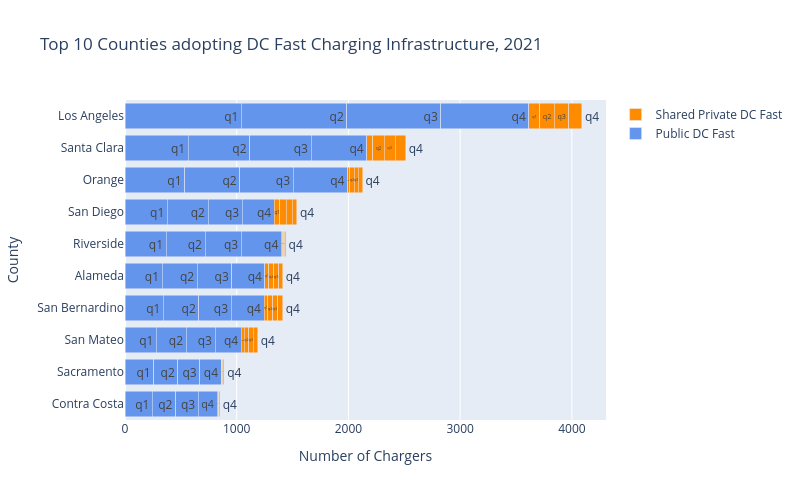

The notebook cell this image was saved under:
### Markdown cell above
### Visualizing DC Fast Charging

### Code cell
# Top 10 Counties Visualization

# Prepare the data
df = mapped21[["county", "public_dc_fast", "shared_private_dc_fast", "total", "quarter", "fips", "county_name"]].copy()
df = df[~df["county"].isin(["Total", "Unknown"])]


#  Identify the Top 10 Counties by combined total
# We sum the columns, find the top 10 unique county names, and convert to a list
top_10_counties = (
    df.groupby("county")[["public_dc_fast", "shared_private_dc_fast"]]
    .sum()
    .sum(axis=1)  # Combine both public and private totals
    .nlargest(10)  # Get the top 10 largest
    .index.tolist()
)

#  Filter original DataFrame to include ONLY those top 10 counties
# This preserves all 4 quarter rows for each of the top 10 counties
df_top10 = df[df["county"].isin(top_10_counties)].copy()

# Re-generate the quarter labels list tailored to the new filtered dataframe length
quarter_labels_top10 = ["q1", "q2", "q3", "q4"] * (len(df_top10) // 4)


# Build the plot using the filtered data
fig = go.Figure()

# Add trace for Public DC Fast Chargers
fig.add_trace(
    go.Bar(
        y=df_top10["county"],
        x=df_top10["public_dc_fast"],
        name="Public DC Fast",
        text=quarter_labels_top10, 
        orientation="h",
        marker=dict(color="cornflowerblue"),
    )
)

# Add trace for Shared Private DC Fast Chargers
fig.add_trace(
    go.Bar(
        y=df_top10["county"],
        x=df_top10["shared_private_dc_fast"],
        name="Shared Private DC Fast",
        text=quarter_labels_top10, 
        orientation="h",
        marker=dict(color="darkorange"),
    )
)

# Clean up layout formatting
fig.update_layout(
    barmode="stack",
    title="Top 10 Counties adopting DC Fast Charging Infrastructure, 2021",
    xaxis_title="Number of Chargers",
    yaxis_title="County",
    yaxis={"categoryorder": "total ascending"},
    height=500,  
    width=800
)

fig.show()
# fig.show(renderer="svg")

### Figure 1 — Plotly figure (JSON) as saved in the notebook; plotly's stock layout.template omitted (floating-point values rounded to 4 significant figures)
{"data": [{"marker": {"color": "cornflowerblue"}, "name": "Public DC Fast", "orientation": "h", "text": ["q1", "q2", "q3", "q4", "q1", "q2", "q3", "q4", "q1", "q2", "q3", "q4", "q1", "q2", "q3", "q4", "q1", "q2", "q3", "q4", "q1", "q2", "q3", "q4", "q1", "q2", "q3", "q4", "q1", "q2", "q3", "q4", "q1", "q2", "q3", "q4", "q1", "q2", "q3", "q4"], "type": "bar", "x": [332, 315, 310, 296, 245, 208, 203, 168, 1042, 944, 842, 787, 533, 495, 477, 487, 367, 350, 324, 359, 256, 218, 195, 192, 344, 318, 288, 295, 379, 364, 307, 287, 281, 267, 258, 235, 565, 551, 549, 499], "y": ["Alameda", "Alameda", "Alameda", "Alameda", "Contra Costa", "Contra Costa", "Contra Costa", "Contra Costa", "Los Angeles", "Los Angeles", "Los Angeles", "Los Angeles", "Orange", "Orange", "Orange", "Orange", "Riverside", "Riverside", "Riverside", "Riverside", "Sacramento", "Sacramento", "Sacramento", "Sacramento", "San Bernardino", "San Bernardino", "San Bernardino", "San Bernardino", "San Diego", "San Diego", "San Diego", "San Diego", "San Mateo", "San Mateo", "San Mateo", "San Mateo", "Santa Clara", "Santa Clara", "Santa Clara", "Santa Clara"]}, {"marker": {"color": "darkorange"}, "name": "Shared Private DC Fast", "orientation": "h", "text": ["q1", "q2", "q3", "q4", "q1", "q2", "q3", "q4", "q1", "q2", "q3", "q4", "q1", "q2", "q3", "q4", "q1", "q2", "q3", "q4", "q1", "q2", "q3", "q4", "q1", "q2", "q3", "q4", "q1", "q2", "q3", "q4", "q1", "q2", "q3", "q4", "q1", "q2", "q3", "q4"], "type": "bar", "x": [35, 43, 43, 38, 2, 7, 7, 7, 98, 131, 130, 116, 20, 38, 38, 38, 10, 9, 9, 9, 6, 7, 7, 7, 32, 44, 44, 46, 49, 56, 56, 41, 26, 40, 39, 42, 55, 102, 96, 96], "y": ["Alameda", "Alameda", "Alameda", "Alameda", "Contra Costa", "Contra Costa", "Contra Costa", "Contra Costa", "Los Angeles", "Los Angeles", "Los Angeles", "Los Angeles", "Orange", "Orange", "Orange", "Orange", "Riverside", "Riverside", "Riverside", "Riverside", "Sacramento", "Sacramento", "Sacramento", "Sacramento", "San Bernardino", "San Bernardino", "San Bernardino", "San Bernardino", "San Diego", "San Diego", "San Diego", "San Diego", "San Mateo", "San Mateo", "San Mateo", "San Mateo", "Santa Clara", "Santa Clara", "Santa Clara", "Santa Clara"]}], "layout": {"barmode": "stack", "height": 500, "title": {"text": "Top 10 Counties adopting DC Fast Charging Infrastructure, 2021"}, "width": 800, "xaxis": {"autorange": true, "range": [0, 4305.0], "title": {"text": "Number of Chargers"}, "type": "linear"}, "yaxis": {"autorange": true, "categoryorder": "total ascending", "range": [-0.5, 9.5], "title": {"text": "County"}, "type": "category"}}}
